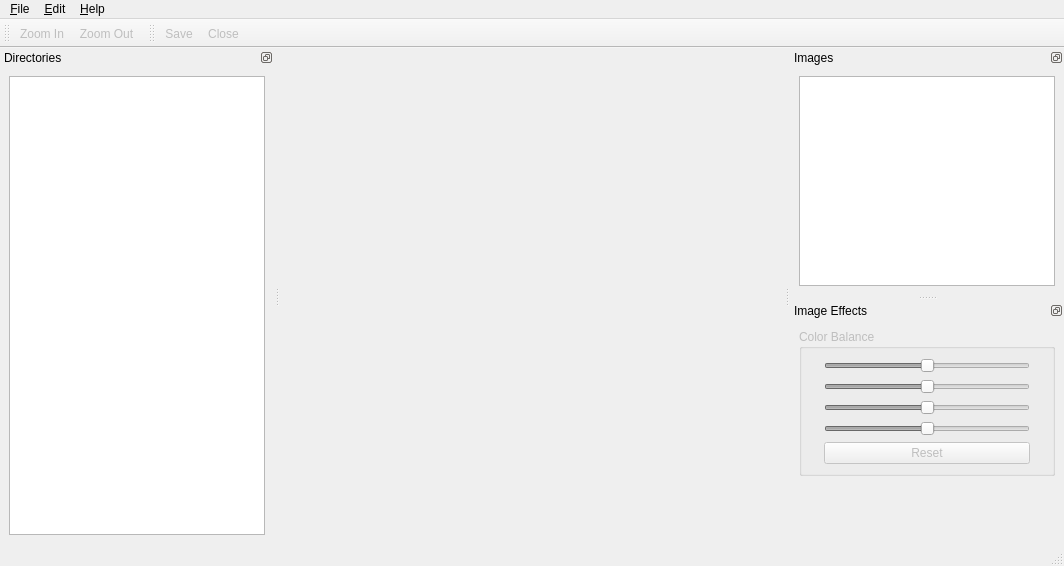
<ui version="4.0" >
 <author></author>
 <comment></comment>
 <exportmacro></exportmacro>
 <class>MainWindow</class>
 <widget class="QMainWindow" name="MainWindow" >
  <property name="geometry" >
   <rect>
    <x>0</x>
    <y>0</y>
    <width>1064</width>
    <height>566</height>
   </rect>
  </property>
  <property name="windowTitle" >
   <string>Qt Jambi Image Viewer</string>
  </property>
  <widget class="QWidget" name="centralwidget" />
  <widget class="QMenuBar" name="menubar" >
   <property name="geometry" >
    <rect>
     <x>0</x>
     <y>0</y>
     <width>1064</width>
     <height>21</height>
    </rect>
   </property>
   <widget class="QMenu" name="menuHelp" >
    <property name="title" >
     <string>&amp;Help</string>
    </property>
    <addaction name="actionAbout_Image_Viewer" />
    <addaction name="separator" />
    <addaction name="actionAbout_Qt_Jambi" />
    <addaction name="actionAbout_Qt" />
   </widget>
   <widget class="QMenu" name="menuEdit" >
    <property name="title" >
     <string>&amp;Edit</string>
    </property>
    <addaction name="actionZoom_In" />
    <addaction name="actionZoom_Out" />
   </widget>
   <widget class="QMenu" name="menuFile" >
    <property name="title" >
     <string>&amp;File</string>
    </property>
    <addaction name="actionSave" />
    <addaction name="actionClose" />
    <addaction name="separator" />
    <addaction name="actionExit" />
   </widget>
   <addaction name="menuFile" />
   <addaction name="menuEdit" />
   <addaction name="menuHelp" />
  </widget>
  <widget class="QStatusBar" name="statusbar" />
  <widget class="QToolBar" name="toolBar" >
   <property name="windowTitle" >
    <string>Zoom toolbar</string>
   </property>
   <property name="orientation" >
    <enum>Qt::Horizontal</enum>
   </property>
   <attribute name="toolBarArea" >
    <number>4</number>
   </attribute>
   <addaction name="actionZoom_In" />
   <addaction name="actionZoom_Out" />
  </widget>
  <widget class="QDockWidget" name="treeDock" >
   <property name="features" >
    <set>QDockWidget::DockWidgetFloatable|QDockWidget::DockWidgetMovable|QDockWidget::NoDockWidgetFeatures</set>
   </property>
   <property name="windowTitle" >
    <string>Directories</string>
   </property>
   <attribute name="dockWidgetArea" >
    <number>1</number>
   </attribute>
   <widget class="QWidget" name="treeDockContents" >
    <layout class="QGridLayout" >
     <property name="margin" >
      <number>9</number>
     </property>
     <property name="spacing" >
      <number>6</number>
     </property>
     <item row="0" column="0" >
      <widget class="QTreeView" name="dirView" />
     </item>
    </layout>
   </widget>
  </widget>
  <widget class="QDockWidget" name="tableDock" >
   <property name="features" >
    <set>QDockWidget::DockWidgetFloatable|QDockWidget::DockWidgetMovable|QDockWidget::NoDockWidgetFeatures</set>
   </property>
   <property name="windowTitle" >
    <string>Images </string>
   </property>
   <attribute name="dockWidgetArea" >
    <number>2</number>
   </attribute>
   <widget class="QWidget" name="tableDockContents" >
    <layout class="QGridLayout" >
     <property name="margin" >
      <number>9</number>
     </property>
     <property name="spacing" >
      <number>6</number>
     </property>
     <item row="0" column="0" >
      <widget class="QTreeView" name="tableView" >
       <property name="alternatingRowColors" >
        <bool>true</bool>
       </property>
       <property name="selectionMode" >
        <enum>QAbstractItemView::SingleSelection</enum>
       </property>
       <property name="selectionBehavior" >
        <enum>QAbstractItemView::SelectRows</enum>
       </property>
       <property name="rootIsDecorated" >
        <bool>false</bool>
       </property>
       <property name="uniformRowHeights" >
        <bool>true</bool>
       </property>
       <property name="itemsExpandable" >
        <bool>false</bool>
       </property>
      </widget>
     </item>
    </layout>
   </widget>
  </widget>
  <widget class="QDockWidget" name="effectsDock" >
   <property name="features" >
    <set>QDockWidget::DockWidgetFloatable|QDockWidget::DockWidgetMovable|QDockWidget::NoDockWidgetFeatures</set>
   </property>
   <property name="windowTitle" >
    <string>Image Effects</string>
   </property>
   <attribute name="dockWidgetArea" >
    <number>2</number>
   </attribute>
   <widget class="QWidget" name="effectsDockContents" >
    <layout class="QGridLayout" >
     <property name="margin" >
      <number>9</number>
     </property>
     <property name="spacing" >
      <number>6</number>
     </property>
     <item row="0" column="0" >
      <widget class="QGroupBox" name="groupBox" >
       <property name="enabled" >
        <bool>false</bool>
       </property>
       <property name="title" >
        <string>Color Balance</string>
       </property>
       <layout class="QGridLayout" >
        <property name="margin" >
         <number>9</number>
        </property>
        <property name="spacing" >
         <number>6</number>
        </property>
        <item row="1" column="0" >
         <widget class="QLabel" name="labelMagenta" >
          <property name="text" >
           <string/>
          </property>
          <property name="pixmap" >
           <pixmap/>
          </property>
         </widget>
        </item>
        <item row="3" column="0" >
         <widget class="QLabel" name="labelWhite" >
          <property name="text" >
           <string/>
          </property>
          <property name="pixmap" >
           <pixmap/>
          </property>
         </widget>
        </item>
        <item row="2" column="1" >
         <widget class="QSlider" name="blueYellowBalance" >
          <property name="minimum" >
           <number>-100</number>
          </property>
          <property name="maximum" >
           <number>100</number>
          </property>
          <property name="orientation" >
           <enum>Qt::Horizontal</enum>
          </property>
         </widget>
        </item>
        <item row="0" column="0" >
         <widget class="QLabel" name="labelCyan" >
          <property name="text" >
           <string/>
          </property>
          <property name="pixmap" >
           <pixmap/>
          </property>
         </widget>
        </item>
        <item row="0" column="2" >
         <widget class="QLabel" name="labelRed" >
          <property name="text" >
           <string/>
          </property>
          <property name="pixmap" >
           <pixmap/>
          </property>
         </widget>
        </item>
        <item row="3" column="1" >
         <widget class="QSlider" name="colorBalance" >
          <property name="minimum" >
           <number>-100</number>
          </property>
          <property name="maximum" >
           <number>100</number>
          </property>
          <property name="orientation" >
           <enum>Qt::Horizontal</enum>
          </property>
         </widget>
        </item>
        <item row="1" column="1" >
         <widget class="QSlider" name="greenMagentaBalance" >
          <property name="minimum" >
           <number>-100</number>
          </property>
          <property name="maximum" >
           <number>100</number>
          </property>
          <property name="orientation" >
           <enum>Qt::Horizontal</enum>
          </property>
         </widget>
        </item>
        <item row="2" column="0" >
         <widget class="QLabel" name="labelYellow" >
          <property name="text" >
           <string/>
          </property>
          <property name="pixmap" >
           <pixmap/>
          </property>
         </widget>
        </item>
        <item row="3" column="2" >
         <widget class="QLabel" name="labelBlack" >
          <property name="text" >
           <string/>
          </property>
          <property name="pixmap" >
           <pixmap/>
          </property>
         </widget>
        </item>
        <item row="0" column="1" >
         <widget class="QSlider" name="redCyanBalance" >
          <property name="minimum" >
           <number>-100</number>
          </property>
          <property name="maximum" >
           <number>100</number>
          </property>
          <property name="orientation" >
           <enum>Qt::Horizontal</enum>
          </property>
         </widget>
        </item>
        <item row="2" column="2" >
         <widget class="QLabel" name="labelBlue" >
          <property name="text" >
           <string/>
          </property>
          <property name="pixmap" >
           <pixmap/>
          </property>
         </widget>
        </item>
        <item row="1" column="2" >
         <widget class="QLabel" name="labelGreen" >
          <property name="text" >
           <string/>
          </property>
          <property name="pixmap" >
           <pixmap/>
          </property>
         </widget>
        </item>
        <item row="4" column="1" >
         <widget class="QPushButton" name="resetColorBalance" >
          <property name="text" >
           <string>Reset</string>
          </property>
         </widget>
        </item>
       </layout>
      </widget>
     </item>
     <item row="1" column="0" >
      <spacer>
       <property name="orientation" >
        <enum>Qt::Vertical</enum>
       </property>
       <property name="sizeHint" >
        <size>
         <width>20</width>
         <height>41</height>
        </size>
       </property>
      </spacer>
     </item>
    </layout>
   </widget>
  </widget>
  <widget class="QToolBar" name="toolBar_2" >
   <property name="windowTitle" >
    <string>File toolbar</string>
   </property>
   <property name="orientation" >
    <enum>Qt::Horizontal</enum>
   </property>
   <attribute name="toolBarArea" >
    <number>4</number>
   </attribute>
   <addaction name="actionSave" />
   <addaction name="actionClose" />
  </widget>
  <action name="actionZoom_In" >
   <property name="enabled" >
    <bool>false</bool>
   </property>
   <property name="icon" >
    <iconset>../../../../zoomin.png</iconset>
   </property>
   <property name="text" >
    <string>Zoom In</string>
   </property>
  </action>
  <action name="actionZoom_Out" >
   <property name="enabled" >
    <bool>false</bool>
   </property>
   <property name="icon" >
    <iconset>../../../../zoomout.png</iconset>
   </property>
   <property name="text" >
    <string>Zoom Out</string>
   </property>
  </action>
  <action name="actionExit" >
   <property name="text" >
    <string>E&amp;xit</string>
   </property>
  </action>
  <action name="actionAbout_Image_Viewer" >
   <property name="text" >
    <string>About &amp;Image Viewer</string>
   </property>
  </action>
  <action name="actionAbout_Qt_Jambi" >
   <property name="text" >
    <string>About Qt &amp;Jambi</string>
   </property>
  </action>
  <action name="actionSave" >
   <property name="enabled" >
    <bool>false</bool>
   </property>
   <property name="text" >
    <string>&amp;Save</string>
   </property>
   <property name="shortcut" >
    <string>Ctrl+S</string>
   </property>
  </action>
  <action name="actionClose" >
   <property name="enabled" >
    <bool>false</bool>
   </property>
   <property name="text" >
    <string>Cl&amp;ose</string>
   </property>
  </action>
  <action name="actionAbout_Qt" >
   <property name="text" >
    <string>About &amp;Qt</string>
   </property>
  </action>
 </widget>
 <pixmapfunction></pixmapfunction>
 <resources/>
 <connections/>
</ui>
